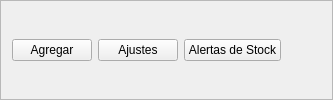
         <widget class="QFrame" name="frame_4">
          <property name="sizePolicy">
           <sizepolicy hsizetype="Preferred" vsizetype="Preferred">
            <horstretch>0</horstretch>
            <verstretch>4</verstretch>
           </sizepolicy>
          </property>
          <property name="minimumSize">
           <size>
            <width>0</width>
            <height>0</height>
           </size>
          </property>
          <property name="maximumSize">
           <size>
            <width>16777215</width>
            <height>16777215</height>
           </size>
          </property>
          <property name="frameShape">
           <enum>QFrame::Shape::StyledPanel</enum>
          </property>
          <property name="frameShadow">
           <enum>QFrame::Shadow::Raised</enum>
          </property>
          <layout class="QHBoxLayout" name="horizontalLayout">
           <item>
            <widget class="QPushButton" name="btnAgregar">
             <property name="text">
              <string>Agregar</string>
             </property>
             <property name="icon">
              <iconset resource="../../assets/imagenes.qrc">
               <normaloff>:/ico/png/add_icon-icons.com_74429.png</normaloff>:/ico/png/add_icon-icons.com_74429.png</iconset>
             </property>
            </widget>
           </item>
           <item>
            <widget class="QPushButton" name="btnAjustes">
             <property name="text">
              <string>Ajustes</string>
             </property>
             <property name="icon">
              <iconset resource="../../assets/imagenes.qrc">
               <normaloff>:/ico/png/utilitiestweaktool_94170.png</normaloff>:/ico/png/utilitiestweaktool_94170.png</iconset>
             </property>
            </widget>
           </item>
           <item>
            <widget class="QPushButton" name="btnBajoInventario">
             <property name="text">
              <string>Alertas de Stock</string>
             </property>
             <property name="icon">
              <iconset resource="../../assets/imagenes.qrc">
               <normaloff>:/ico/png/Inventory-maintenance_25374.png</normaloff>:/ico/png/Inventory-maintenance_25374.png</iconset>
             </property>
            </widget>
           </item>
           <item>
            <spacer name="horizontalSpacer_4">
             <property name="orientation">
              <enum>Qt::Orientation::Horizontal</enum>
             </property>
             <property name="sizeHint" stdset="0">
              <size>
               <width>40</width>
               <height>20</height>
              </size>
             </property>
            </spacer>
           </item>
          </layout>
         </widget>
